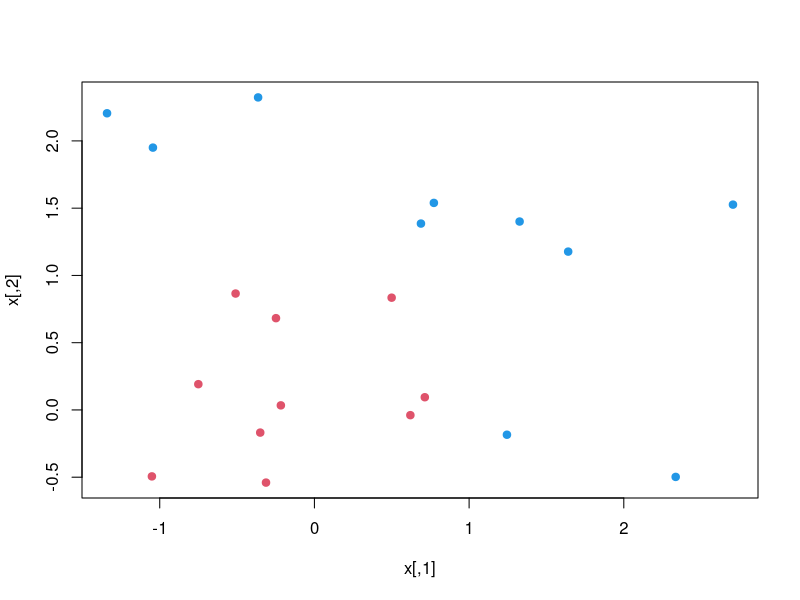
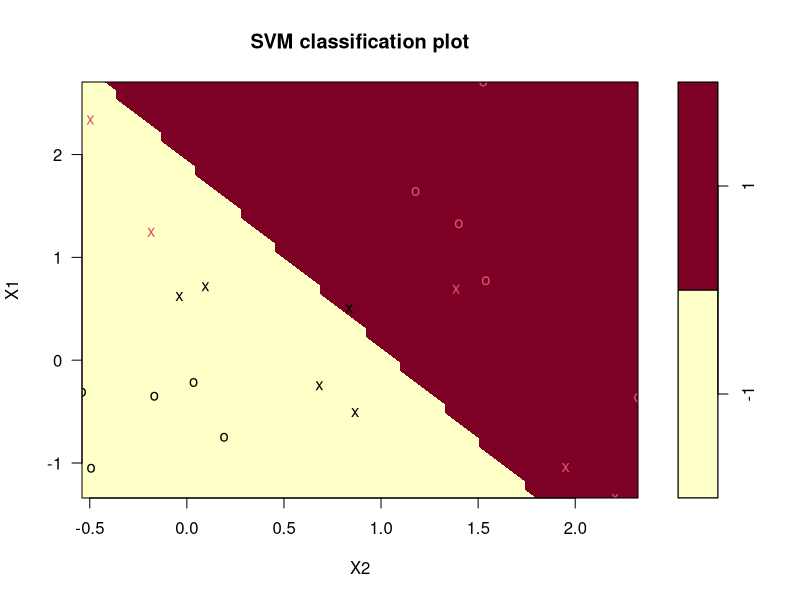
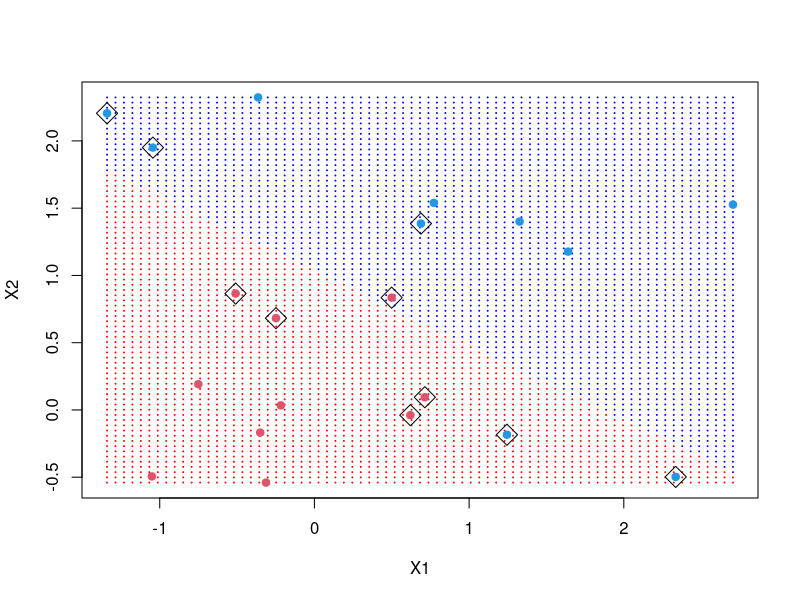
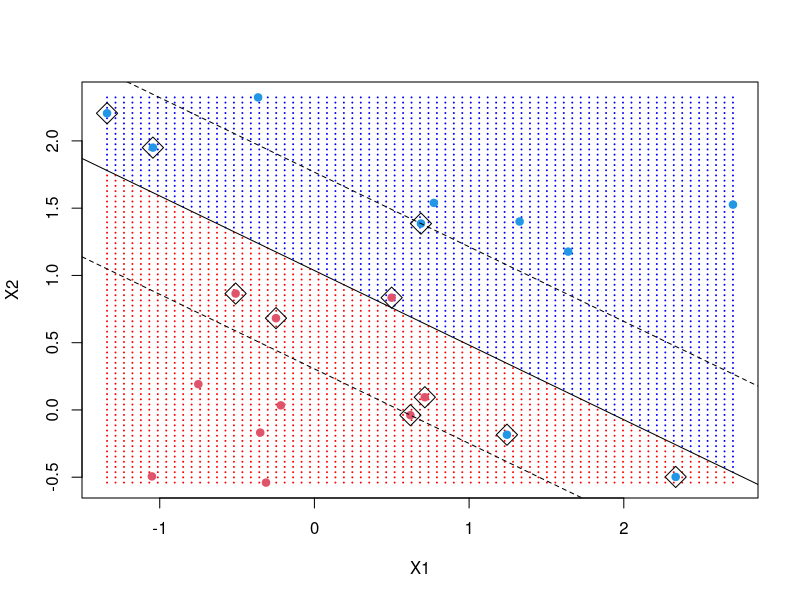

Here is the R script that generated these plots, in order:
#SVM for Linear Dataset
set.seed(10111)
#we generate a 2D dataset, x normally distr with 20 observ in 2 classes on 2 variables
#y is either 1 or -1 with 10 in each class.
x=matrix(rnorm(40), 20, 2)
y=rep(c(-1,1), c(10,10))

#for y=1, means can be moved from 0 to 1 in each coordinate
x[y==1, ]=x[y==1, ]+1
plot(x, col=y+3, pch=19)

#load e1071 to use SVM
library(e1071)

#make a data frame of the dataset and turn y into a factor variable.
data2=data.frame(x, y=as.factor(y))

#call SVM by using y as a response variable and the other variables are as predictors
#tell the SVM that kernel is linear, tune-in cost is 10 and scale is closed.
svmfit= svm(y~. , data=data2, kernel='linear', scale=FALSE)
print(svmfit)
plot(svmfit, data2)

#create a grid of values for x1 and x2 (x1 and x2 are the new columns created 
#by unpacking x into) that covers the whole domain. use 'make.grid'
make.grid = function(x, n = 75) {
  grange = apply(x, 2, range)
  x1 = seq(from = grange[1,1], to = grange[2,1], length = n)
  x2 = seq(from = grange[1,2], to = grange[2,2], length = n)
  expand.grid(X1 = x1, X2 = x2)
}

#apply make.grid funtion to x
xgrid = make.grid(x)
xgrid[1:10,]

#make predictions with xgrid (newdata)
ygrid = predict(svmfit, xgrid)
plot(xgrid, col=c('red', 'blue')[as.numeric(ygrid)], pch=20,
     cex=.2)
points(x, col=y+3, pch=19)
points(x[svmfit$index,], pch=5, cex=2)

#extracting the data point coefficients/ linear coefficients
beta=drop(t(svmfit$coefs)%*%x[svmfit$index,])
beta0=svmfit$rho

#replot the points on the grid and put the points back in.
plot(xgrid, col=c('red','blue')[as.numeric(ygrid)], pch=20, cex=.2)
points(x, col=y+3, pch=19)
points(x[svmfit$index,], pch=5, cex=2)

#use abline funtion to define upper and lower limits of the decision boundary.
abline(beta0 / beta[2], -beta[1] / beta[2])
abline((beta0-1)/beta[2], -beta[1]/beta[2], lty=2)
abline((beta0+1)/beta[2], -beta[1]/beta[2], lty=2)
